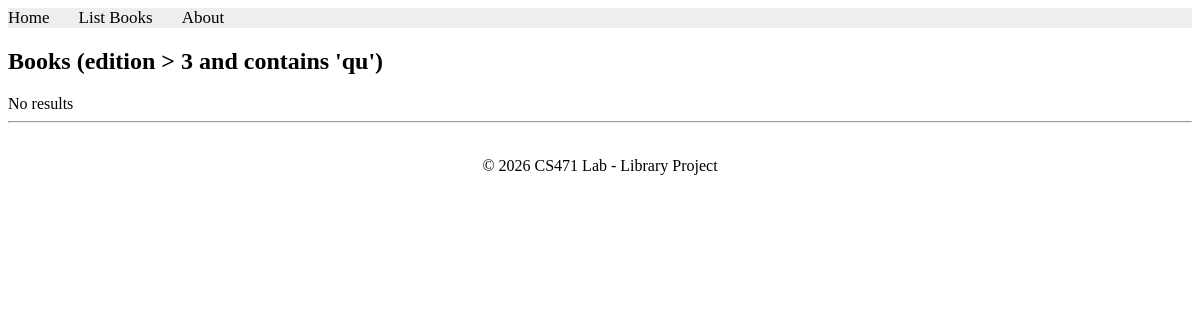
The app's page /books/lab8/task2, older data.
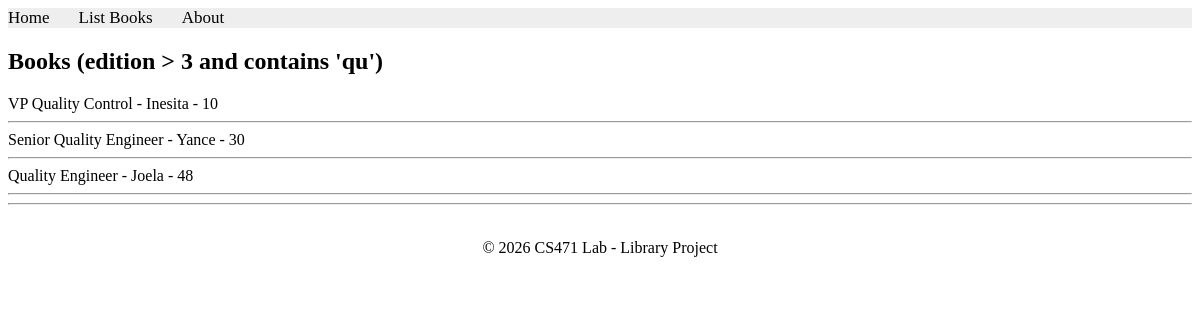
The same page, newer data.
### apps/bookmodule/models.py (models this page shows)
class Book(models.Model):
    title = models.CharField(max_length=50)
    author = models.CharField(max_length=50)
    price = models.FloatField(default=0.0)
    edition = models.SmallIntegerField(default=1)

### apps/bookmodule/views.py (the view)
# urls.py: path('lab8/task2', views.lab8_task2),
def lab8_task2(request):
    books = Book.objects.filter(
        Q(edition__gt=3) &
        (Q(title__icontains='qu') | Q(author__icontains='qu'))
    )
    return render(request, 'bookmodule/lab8_task2.html', {'books': books})

### apps/templates/bookmodule/lab8_task2.html
{% extends "layouts/base.html" %}
{% block content %}
<h2>Books (edition > 3 and contains 'qu')</h2>
{% for b in books %}
    {{ b.title }} - {{ b.author }} - {{ b.edition }}
    <hr>
{% empty %}
    No results
{% endfor %}
{% endblock %}

Row changes from the older to the newer data that the page shows:
added Book: title "VP Quality Control", author "Inesita", edition "10"
added Book: title "Senior Quality Engineer", author "Yance", edition "30"
added Book: title "Quality Engineer", author "Joela", edition "48"
Text that changed along with them:
text no longer shown: "No results"
